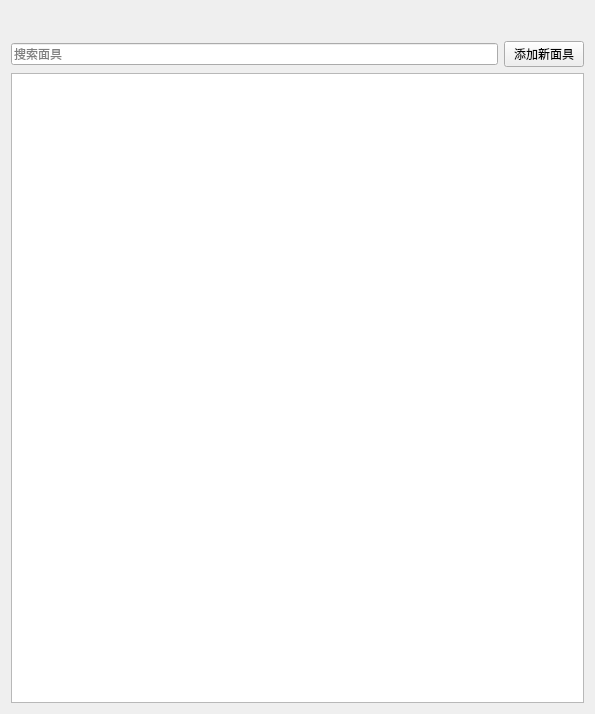
<?xml version="1.0" encoding="UTF-8"?>
<ui version="4.0">
 <class>MaskSettingWindow</class>
 <widget class="QWidget" name="MaskSettingWindow">
  <property name="geometry">
   <rect>
    <x>0</x>
    <y>0</y>
    <width>595</width>
    <height>714</height>
   </rect>
  </property>
  <property name="windowTitle">
   <string>Form</string>
  </property>
  <layout class="QVBoxLayout" name="verticalLayout_2">
   <item>
    <spacer name="horizontalSpacer">
     <property name="orientation">
      <enum>Qt::Horizontal</enum>
     </property>
     <property name="sizeHint" stdset="0">
      <size>
       <width>40</width>
       <height>30</height>
      </size>
     </property>
    </spacer>
   </item>
   <item>
    <layout class="QHBoxLayout" name="horizontalLayout">
     <item>
      <widget class="SearchLineEdit" name="search_mask">
       <property name="placeholderText">
        <string>搜索面具</string>
       </property>
      </widget>
     </item>
     <item>
      <widget class="PushButton" name="add_mask">
       <property name="text">
        <string>添加新面具</string>
       </property>
       <property name="hasIcon" stdset="0">
        <bool>true</bool>
       </property>
      </widget>
     </item>
    </layout>
   </item>
   <item>
    <layout class="QVBoxLayout" name="verticalLayout">
     <item>
      <widget class="ListWidget" name="mask_info"/>
     </item>
    </layout>
   </item>
  </layout>
 </widget>
 <customwidgets>
  <customwidget>
   <class>PushButton</class>
   <extends>QPushButton</extends>
   <header>qfluentwidgets</header>
  </customwidget>
  <customwidget>
   <class>LineEdit</class>
   <extends>QLineEdit</extends>
   <header>qfluentwidgets</header>
  </customwidget>
  <customwidget>
   <class>SearchLineEdit</class>
   <extends>LineEdit</extends>
   <header>qfluentwidgets</header>
  </customwidget>
  <customwidget>
   <class>ListWidget</class>
   <extends>QListWidget</extends>
   <header>qfluentwidgets</header>
  </customwidget>
 </customwidgets>
 <resources/>
 <connections/>
</ui>
